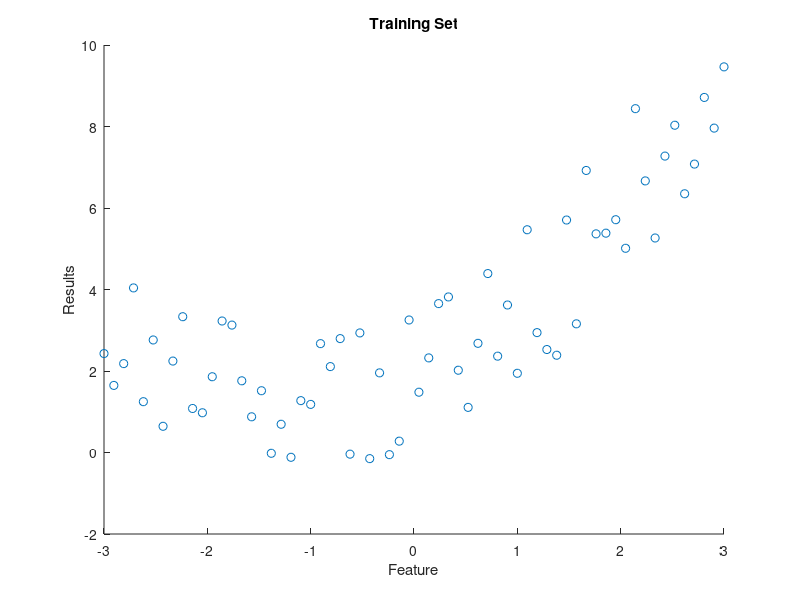

This figure's MATLAB source: (Note: this script raises an error after producing the figure.)
clear;

%----------------------------------------
% Define a non-linear scattered data set
% x - features
% y - results
%----------------------------------------
m = 64;
r = rand(m,1);  % make it a vector (like a column)

% Define data range
x_min = -3;
x_max = +3;
x = [x_min : (x_max-x_min)/(m-1) : x_max]';  % also vector / column

% Create data
y = 2.0 + x + 0.5 * x.^2 ...  % this defines the shape of data
  + 4.0 * (r-0.5);            % this adds some random noise on top

order = input ("Enter polynomial order: ")

%-------------------------------------------
% Append the column with higher order terms
%-------------------------------------------
xl = x;  % original linear vector
for p = 2:order
  x = [x xl.^p];
end

% Plot the training data set
scatter(x(:,1), y);
title('Training Set');
xlabel('Feature');
ylabel('Results');
hold;

%---------------------------
% Running linear regression
%---------------------------
fprintf('Running regression...\n');

% Setup regularization parameter.
lambda =   0;
alpha  =   0.001;
num_i  = 10000;
[theta mu sigma x_normalized j_history] = ...
  regression_train(x,                     ...
                   y,                     ...
                   alpha,                 ...
                   lambda,                ...
                   num_i);

fprintf('- Initial cost:   %f\n', j_history(1));
fprintf('- Optimized cost: %f\n', j_history(end));

fprintf('- Theta (with normalization):\n');
fprintf('-- %f\n', theta);
fprintf('\n');

% Check the solution you got
x_h = [ones(m,1) x];
y_h = hypothesis(x_normalized, theta);
plot(x_h(:,2), y_h);
